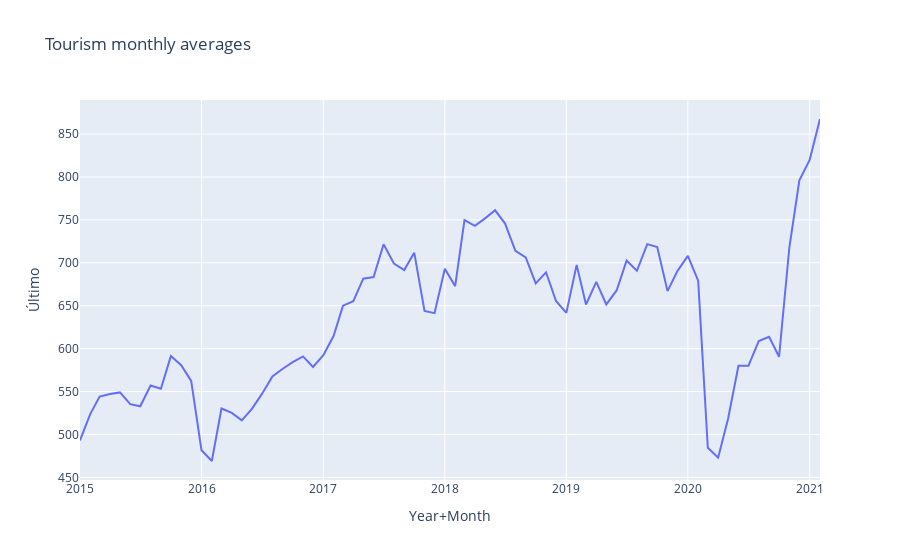

Notebook source saved alongside this figure:
### Code cell
fig = px.line(tourism_preprocessed2_grouped_mean, x="Year+Month", y="Último", title='Tourism monthly averages')
fig.show()

### Figure 1 — Plotly figure (JSON) as saved in the notebook; plotly's stock layout.template omitted (floating-point values rounded to 4 significant figures)
{"data": [{"hovertemplate": "Year+Month=%{x}<br>Último=%{y}<extra></extra>", "legendgroup": "", "line": {"color": "#636efa", "dash": "solid"}, "mode": "lines", "name": "", "orientation": "v", "showlegend": false, "type": "scatter", "x": ["2015-01", "2015-02", "2015-03", "2015-04", "2015-05", "2015-06", "2015-07", "2015-08", "2015-09", "2015-10", "2015-11", "2015-12", "2016-01", "2016-02", "2016-03", "2016-04", "2016-05", "2016-06", "2016-07", "2016-08", "2016-09", "2016-10", "2016-11", "2016-12", "2017-01", "2017-02", "2017-03", "2017-04", "2017-05", "2017-06", "2017-07", "2017-08", "2017-09", "2017-10", "2017-11", "2017-12", "2018-01", "2018-02", "2018-03", "2018-04", "2018-05", "2018-06", "2018-07", "2018-08", "2018-09", "2018-10", "2018-11", "2018-12", "2019-01", "2019-02", "2019-03", "2019-04", "2019-05", "2019-06", "2019-07", "2019-08", "2019-09", "2019-10", "2019-11", "2019-12", "2020-01", "2020-02", "2020-03", "2020-04", "2020-05", "2020-06", "2020-07", "2020-08", "2020-09", "2020-10", "2020-11", "2020-12", "2021-01", "2021-02"], "xaxis": "x", "y": [493.1, 524.1, 544.1, 547.2, 549.0, 535.4, 532.9, 557.1, 553.2, 591.3, 580.6, 562.3, 481.6, 469.1, 530.2, 525.1, 516.4, 530.1, 547.5, 567.6, 576.5, 584.3, 591.0, 578.6, 592.3, 614.9, 650.1, 655.2, 681.6, 683.4, 721.6, 699.2, 691.6, 711.8, 643.9, 641.4, 693.0, 672.8, 749.9, 743.0, 751.5, 761.2, 745.7, 713.9, 706.3, 676.0, 689.0, 655.5, 641.7, 697.6, 651.3, 677.8, 651.5, 667.8, 702.5, 690.8, 721.7, 718.3, 667.0, 690.6, 708.1, 679.2, 484.5, 473.0, 518.7, 580.1, 580.0, 608.8, 613.8, 590.6, 718.1, 796.1, 820.0, 867.5], "yaxis": "y"}], "layout": {"legend": {"tracegroupgap": 0}, "title": {"text": "Tourism monthly averages"}, "xaxis": {"anchor": "y", "domain": [0, 1], "title": {"text": "Year+Month"}}, "yaxis": {"anchor": "x", "domain": [0, 1], "title": {"text": "Último"}}}}
